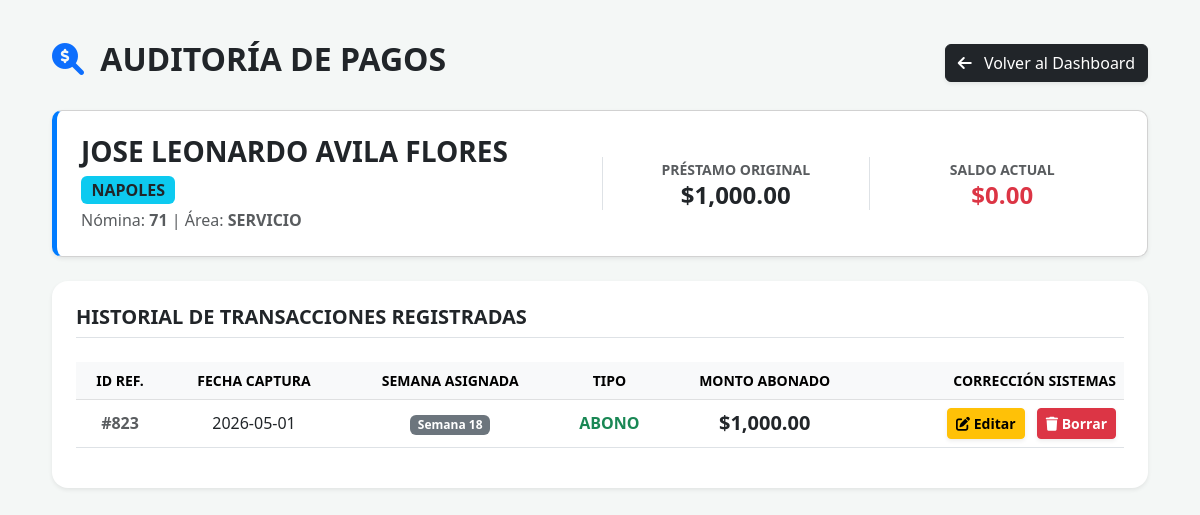
The app's page /auditar_abonos/1 (signed in) with its own data.
### tables this page shows
CREATE TABLE prestamos (
        id INTEGER PRIMARY KEY AUTOINCREMENT, nomina TEXT, empleado TEXT NOT NULL,
        area TEXT, monto_inicial REAL, saldo_pendiente REAL, fecha_otorgamiento TEXT, sucursal TEXT, semana_otorgada INTEGER, autoriza TEXT, motivo_adicional TEXT, id_empleado TEXT, fecha_ingreso TEXT, puesto TEXT);

CREATE TABLE movimientos (
        id INTEGER PRIMARY KEY AUTOINCREMENT, prestamo_id INTEGER, fecha TEXT, semana INTEGER, tipo TEXT, monto REAL,
        FOREIGN KEY(prestamo_id) REFERENCES prestamos(id));

### app.py (the view)
@app.route('/auditar_abonos/<int:prestamo_id>')
def auditar_abonos(prestamo_id):
    if 'user' not in session:
        return redirect('/login')
    conn = sqlite3.connect(DB_NAME, timeout=10.0)
    conn.row_factory = sqlite3.Row
    emp = conn.execute('SELECT * FROM prestamos WHERE id = ?', (prestamo_id,)).fetchone()
    if not es_admin() and emp['sucursal'] != session['sucursal']:
        conn.close()
        flash("Acceso denegado.", "danger")
        return redirect('/')
    movs = conn.execute('SELECT * FROM movimientos WHERE prestamo_id = ? ORDER BY semana DESC, id DESC', (prestamo_id,)).fetchall()
    conn.close()
    return render_template('editar_abonos.html', emp=emp, movimientos=movs, admin=es_admin())

### app.py (called while the page is built)
def es_admin():
    return session.get('rol') == 'ADMIN'

### templates/editar_abonos.html (shortened to what this page needs)
<!DOCTYPE html>
<html lang="es">
<head>
    <link href="https://cdn.jsdelivr.net/npm/bootstrap@5.3.0/dist/css/bootstrap.min.css" rel="stylesheet">
    <link rel="stylesheet" href="https://cdnjs.cloudflare.com/ajax/libs/font-awesome/6.0.0/css/all.min.css">
</head>
<body>
<div class="container">
    <div class="d-flex justify-content-between align-items-center mb-4">
        <h2 class="fw-bold text-dark text-uppercase"><i class="fas fa-search-dollar me-2 text-primary"></i> Auditoría de Pagos</h2>
        <a href="/" class="btn btn-dark shadow-sm"><i class="fas fa-arrow-left me-2"></i> Volver al Dashboard</a>
    </div>
    <div class="card p-4 shadow-sm info-card bg-white mb-4">
        <div class="row align-items-center">
            <div class="col-md-6">
                <h3 class="fw-bold mb-1">{{ emp.empleado }} <span class="badge bg-info text-dark fs-6">{{ emp.sucursal }}</span></h3>
                <p class="text-muted mb-0">Nómina: <strong>{{ emp.nomina }}</strong> | Área: <strong>{{ emp.area }}</strong></p>
            </div>
            <div class="col-md-3 text-center border-start">
                <small class="text-muted fw-bold text-uppercase">Préstamo Original</small>
                <h4 class="fw-bold text-dark mb-0">${{ "{:,.2f}".format(emp.monto_inicial) }}</h4>
            </div>
            <div class="col-md-3 text-center border-start">
                <small class="text-muted fw-bold text-uppercase">Saldo Actual</small>
                <h4 class="fw-bold text-danger mb-0">${{ "{:,.2f}".format(emp.saldo_pendiente) }}</h4>
            </div>
        </div>
    </div>
    <div class="card shadow-sm border-0 rounded-4 p-4 bg-white">
        <h5 class="fw-bold mb-4 text-uppercase border-bottom pb-2">Historial de Transacciones Registradas</h5>
        <table class="table table-hover align-middle text-center">
            <thead class="table-light text-uppercase small">
                <tr>
                    <th>ID Ref.</th>
                    <th>Fecha Captura</th>
                    <th>Semana Asignada</th>
                    <th>Tipo</th>
                    <th>Monto Abonado</th>
                    {% if admin %}
                    <th class="text-end">Corrección SISTEMAS</th>
                    {% endif %}
                </tr>
            </thead>
            <tbody>
                {% for m in movimientos %}
                <tr>
                    <td class="text-muted fw-bold">#{{ m.id }}</td>
                    <td>{{ m.fecha }}</td>
                    <td><span class="badge bg-secondary">Semana {{ m.semana }}</span></td>
                    <td class="fw-bold text-success">{{ m.tipo }}</td>
                    <td class="fw-bold fs-5">${{ "{:,.2f}".format(m.monto) }}</td>
                    {% if admin %}
                    <td class="text-end">
                        <button class="btn btn-warning btn-sm fw-bold me-2 shadow-sm" data-bs-toggle="modal" data-bs-target="#modalEditarMov{{ m.id }}"><i class="fas fa-edit"></i> Editar</button>
                        <button class="btn btn-danger btn-sm fw-bold shadow-sm" data-bs-toggle="modal" data-bs-target="#modalBorrarMov{{ m.id }}"><i class="fas fa-trash"></i> Borrar</button>
                    </td>
                    {% endif %}
                </tr>
                {% else %}
                <tr><td colspan="6" class="text-muted py-4">Este empleado aún no tiene abonos registrados.</td></tr>
                {% endfor %}
            </tbody>
        </table>
    </div>
</div>
</body>
</html>

### templates/editar_abonos.html (style rules this page uses)
body { background: #f4f7f6; font-family: 'Segoe UI', sans-serif; padding: 40px; }
.info-card { border-left: 5px solid #007bff; border-radius: 10px; }

### records on screen
prestamos: empleado "JOSE LEONARDO AVILA FLORES", sucursal "NAPOLES", nomina "71", area "SERVICIO", monto_inicial "1,000.00", saldo_pendiente "0.00"
movimientos: id "823", fecha "2026-05-01", semana "18", tipo "ABONO", monto "1,000.00"
